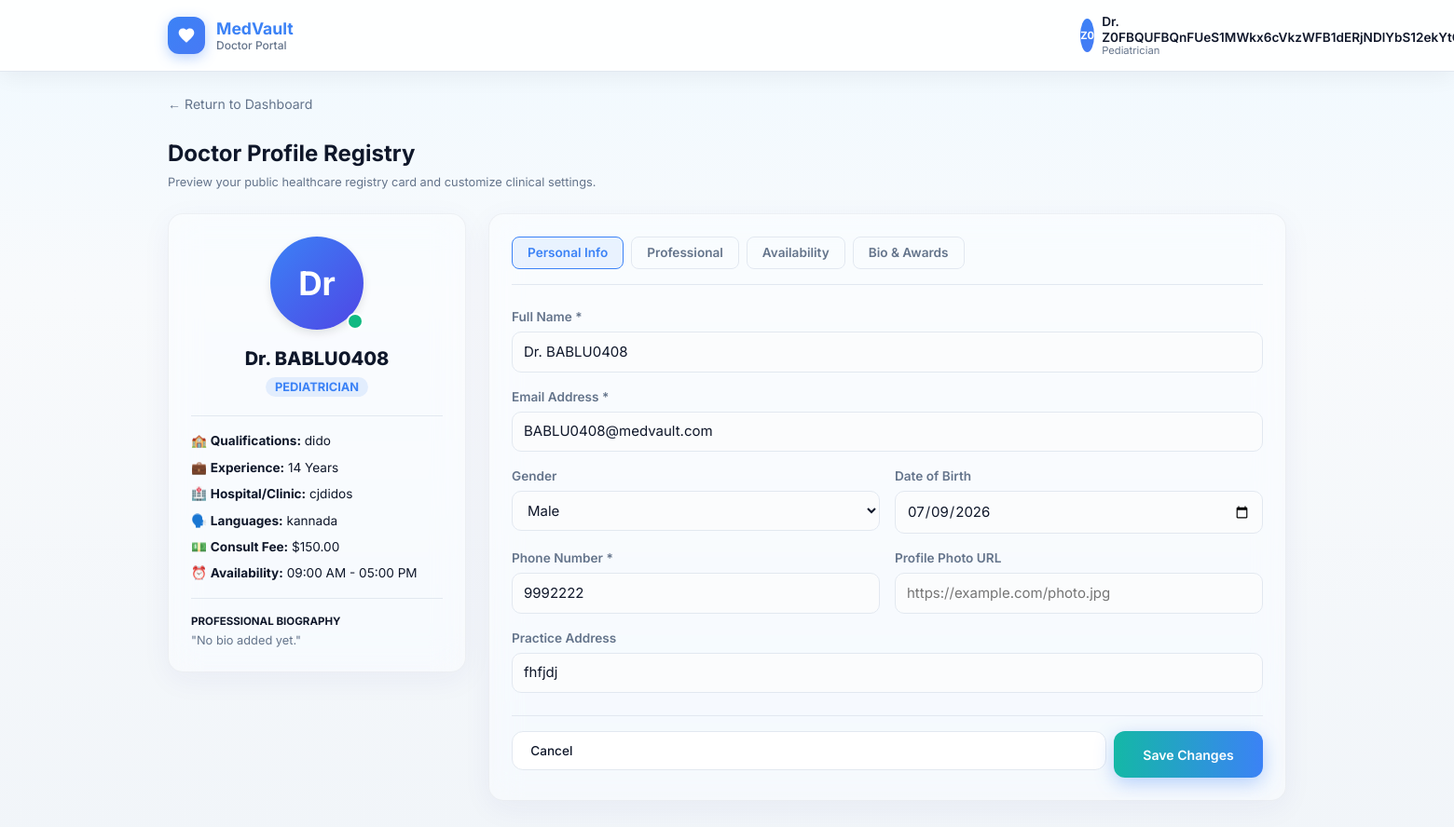
The page /doctor/profile (signed in) on the database its author committed.
### tables this page shows
CREATE TABLE doctor_profiles (
  user_id INTEGER PRIMARY KEY,
  full_name TEXT NOT NULL DEFAULT '',
  profile_photo TEXT NOT NULL DEFAULT '',
  gender TEXT NOT NULL DEFAULT '',
  dob TEXT NOT NULL DEFAULT '',
  phone TEXT NOT NULL DEFAULT '',
  email TEXT NOT NULL DEFAULT '',
  address TEXT NOT NULL DEFAULT '',
  city TEXT NOT NULL DEFAULT '',
  state TEXT NOT NULL DEFAULT '',
  country TEXT NOT NULL DEFAULT '',
  specialty TEXT NOT NULL DEFAULT '',
  sub_specialty TEXT NOT NULL DEFAULT '',
  registration_number TEXT NOT NULL DEFAULT '',
  medical_council TEXT NOT NULL DEFAULT '',
  years_experience INTEGER NOT NULL DEFAULT 0,
  highest_qualification TEXT NOT NULL DEFAULT '',
  college_university TEXT NOT NULL DEFAULT '',
  hospital_clinic TEXT NOT NULL DEFAULT '',
  position TEXT NOT NULL DEFAULT '',
  consultation_fee REAL NOT NULL DEFAULT 0.0,
  languages_spoken TEXT NOT NULL DEFAULT '',
  working_days TEXT NOT NULL DEFAULT '',
  consultation_hours TEXT NOT NULL DEFAULT '',
  timezone TEXT NOT NULL DEFAULT '',
  online_consultation INTEGER NOT NULL DEFAULT 0,
  offline_consultation INTEGER NOT NULL DEFAULT 0,
  bio TEXT NOT NULL DEFAULT '',
  expertise TEXT NOT NULL DEFAULT '',
  certifications TEXT NOT NULL DEFAULT '',
  awards TEXT NOT NULL DEFAULT '',
  FOREIGN KEY (user_id) REFERENCES "users_old"(id)
);

### app_pkg/routes/core.py (the view, shortened to what this page needs)
@core_bp.route("/doctor/profile", methods=["GET", "POST"])
@login_required
def doctor_profile():
    redir = _require_doctor()
    if redir:
        return redir
    db = get_db()
    theme = _portal_theme(current_user.id, current_user.username)
    row = db.execute("SELECT * FROM doctor_profiles WHERE user_id = ?", (current_user.id,)).fetchone()
    if not row:
        user_row = db.execute(
            "SELECT full_name, doctor_specialty, doctor_phone, doctor_clinic, doctor_bio FROM users WHERE id = ?",
            (current_user.id,)
        ).fetchone()
        if not user_row:
            flash("Account not found.")
            return redirect(url_for("auth.logout"))
        profile = {
            "full_name": decrypt_text(user_row["full_name"]),
            "profile_photo": "",
            "gender": "Female",
            "dob": "",
            "phone": decrypt_text(user_row["doctor_phone"]),
            "email": current_user.username + "@medvault.com",
            "address": "",
            "city": "",
            "state": "",
            "country": "",
            "specialty": (user_row["doctor_specialty"] or "").strip(),
            "sub_specialty": "",
            "registration_number": "",
            "medical_council": "",
            "years_experience": 0,
            "highest_qualification": "",
            "college_university": "",
            "hospital_clinic": decrypt_text(user_row["doctor_clinic"]),
            "position": "",
            "consultation_fee": 0.0,
            "languages_spoken": "",
            "working_days": "Monday,Tuesday,Wednesday,Thursday,Friday",
            "consultation_hours": "09:00 AM - 05:00 PM",
            "timezone": "IST",
            "online_consultation": 1,
            "offline_consultation": 1,
            "bio": decrypt_text(user_row["doctor_bio"]),
            "expertise": "",
            "certifications": "",
            "awards": ""
        }
    else:
        profile = dict(row)
    return render_template("doctor_profile.html", theme=theme, profile=profile)

### app_pkg/db.py (called while the page is built)
def get_db():
    if "db" not in g:
        if DATABASE_URL:
            import psycopg2
            pg_conn = psycopg2.connect(DATABASE_URL)
            g.db = PgConnection(pg_conn)
        else:
            conn = sqlite3.connect(current_app.config["DATABASE"])
            conn.row_factory = sqlite3.Row
            g.db = conn
    return g.db

### app_pkg/routes/auth.py (called while the page is built)
@login_manager.user_loader
def load_user(user_id: str):
    db = get_db()
    row = db.execute("SELECT id, username, portal_role FROM users WHERE id = ?", (user_id,)).fetchone()
    if not row:
        return None
    return User(row["id"], row["username"], row["portal_role"])

### app_pkg/routes/core.py (called while the page is built)
def _portal_role(user_id: int) -> str:
    db = get_db()
    row = db.execute("SELECT portal_role FROM users WHERE id = ?", (user_id,)).fetchone()
    if not row or not row["portal_role"]:
        return "patient"
    return str(row["portal_role"]).strip().lower() or "patient"

def _normalize_accent(raw: str) -> str:
    raw = (raw or "").strip()
    if re.fullmatch(r"#[0-9A-Fa-f]{6}", raw):
        return raw
    return "#3b82f6"

def _hex_to_rgb_css(hex_color: str) -> str:
    h = hex_color.lstrip("#")
    if len(h) != 6:
        return "59, 130, 246"
    try:
        r, g, b = int(h[0:2], 16), int(h[2:4], 16), int(h[4:6], 16)
        return f"{r}, {g}, {b}"
    except ValueError:
        return "59, 130, 246"

@core_bp.before_app_request
def check_onboarding():
    if current_user and current_user.is_authenticated:
        if request.path == "/logout" or request.endpoint in ("core.onboarding", "core.complete_onboarding", "auth.logout", "static") or (request.endpoint and request.endpoint.startswith("static")):
            return
        db = get_db()
        row = db.execute("SELECT onboarding_done, portal_role FROM users WHERE id = ?", (int(current_user.id),)).fetchone()
        if row and not row["onboarding_done"]:
            return redirect(url_for("core.onboarding"))

def _require_doctor():
    if _portal_role(current_user.id) != "doctor":
        flash("That area is for doctors only.")
        return redirect(url_for("core.index"))
    return None

### app_pkg/services/security.py (called while the page is built, shortened)
def _get_cipher() -> Fernet:
    key_from_env = os.environ.get("FERNET_KEY")
    if key_from_env:
        return Fernet(key_from_env.encode("utf-8"))

### templates/doctor_profile.html (shortened to what this page needs)
{% extends "base_doctor.html" %}
{% block content %}
<div class="dr-shell">
  <div style="margin-bottom: 1.5rem;">
    <a href="{{ url_for('core.doctor_dashboard') }}" class="dr-back-link">&larr; Return to Dashboard</a>
    <h1 class="dr-page-title" style="margin: 0.5rem 0 0;">Doctor Profile Registry</h1>
    <p class="dr-hint" style="margin: 0.2rem 0 0;">Preview your public healthcare registry card and customize clinical settings.</p>
  </div>
  <div style="display: grid; grid-template-columns: 320px 1fr; gap: 1.5rem; align-items: start; @media (max-width: 768px) { grid-template-columns: 1fr; }">
    <aside class="dr-panel" style="padding: 1.5rem; text-align: center; border-top: 4px solid var(--accent); background: var(--surface);">
      <div style="position: relative; display: inline-block; margin-bottom: 1rem;">
        {% if profile.profile_photo %}
          <img src="{{ profile.profile_photo }}" alt="Doctor Profile" style="width: 100px; height: 100px; border-radius: 50%; object-fit: cover; border: 3px solid var(--border); box-shadow: 0 4px 10px rgba(0,0,0,0.1);" />
        {% else %}
          <div style="width: 100px; height: 100px; border-radius: 50%; background: linear-gradient(135deg, var(--accent), #4f46e5); color: white; display: grid; place-items: center; font-size: 2.2rem; font-weight: bold; margin: 0 auto; box-shadow: 0 4px 10px rgba(0,0,0,0.1);">
            {{ profile.full_name[:2] }}
          </div>
        {% endif %}
        <span style="position: absolute; bottom: 0; right: 0; background: #10b981; border: 2px solid var(--surface); width: 14px; height: 14px; border-radius: 50%;" title="Active Practice Hours"></span>
      </div>
      <h2 style="margin: 0 0 0.25rem; font-size: 1.25rem; font-weight: 800; color: var(--text);">{{ profile.full_name }}</h2>
      <span style="font-size: 0.8rem; background: rgba(59, 130, 246, 0.12); color: var(--accent); padding: 0.2rem 0.6rem; border-radius: 9999px; font-weight: bold; text-transform: uppercase;">
        {{ profile.specialty }}
      </span>
      <div style="margin-top: 1.25rem; text-align: left; font-size: 0.85rem; color: var(--text); border-top: 1px solid var(--border); padding-top: 1rem; display: flex; flex-direction: column; gap: 0.5rem; line-height: 1.5;">
        <div>🏫 <strong>Qualifications:</strong> {{ profile.highest_qualification or "MD, MBBS" }}</div>
        <div>💼 <strong>Experience:</strong> {{ profile.years_experience or "0" }} Years</div>
        <div>🏥 <strong>Hospital/Clinic:</strong> {{ profile.hospital_clinic or "Not Configured" }}</div>
        <div>🗣️ <strong>Languages:</strong> {{ profile.languages_spoken or "English" }}</div>
        <div>💵 <strong>Consult Fee:</strong> ${{ "{:,.2f}".format(profile.consultation_fee or 0) }}</div>
        <div>⏰ <strong>Availability:</strong> {{ profile.consultation_hours or "Not Scheduled" }}</div>
      </div>
      <div style="margin-top: 1rem; text-align: left; font-size: 0.8rem; color: var(--text-muted); border-top: 1px solid var(--border); padding-top: 1rem; line-height: 1.4;">
        <span style="font-weight: 700; color: var(--text); display: block; margin-bottom: 0.25rem; text-transform: uppercase; font-size: 0.72rem;">Professional Biography</span>
        "{{ profile.bio or 'No bio added yet.' }}"
      </div>
    </aside>
    <main>
      <form method="post" class="dr-panel" style="padding: 1.5rem; display: flex; flex-direction: column; gap: 1.5rem; background: var(--surface);">
        <div style="display: flex; gap: 0.5rem; border-bottom: 1px solid var(--border); padding-bottom: 0.5rem; overflow-x: auto;">
          <button type="button" onclick="switchProfileTab('personal')" class="dr-btn-outline tab-btn active-tab" id="tab_personal" style="width: auto; padding: 0.4rem 1rem; border-radius: 8px;">Personal Info</button>
          <button type="button" onclick="switchProfileTab('professional')" class="dr-btn-outline tab-btn" id="tab_professional" style="width: auto; padding: 0.4rem 1rem; border-radius: 8px;">Professional</button>
          <button type="button" onclick="switchProfileTab('availability')" class="dr-btn-outline tab-btn" id="tab_availability" style="width: auto; padding: 0.4rem 1rem; border-radius: 8px;">Availability</button>
          <button type="button" onclick="switchProfileTab('achievements')" class="dr-btn-outline tab-btn" id="tab_achievements" style="width: auto; padding: 0.4rem 1rem; border-radius: 8px;">Bio &amp; Awards</button>
        </div>
        <fieldset id="sect_personal" style="border: none; padding: 0; margin: 0; display: flex; flex-direction: column; gap: 1rem;">
          <div>
            <label class="dr-label-full" for="full_name">Full Name *</label>
            <input class="dr-input" id="full_name" name="full_name" required minlength="2" maxlength="120" value="{{ profile.full_name }}" placeholder="Dr. Jane Smith" />
          </div>
          <div>
            <label class="dr-label-full" for="email">Email Address *</label>
            <input class="dr-input" id="email" name="email" type="email" required value="{{ profile.email }}" />
          </div>
          <div style="display: grid; grid-template-columns: 1fr 1fr; gap: 1rem;">
            <div>
              <label class="dr-label-full" for="gender">Gender</label>
              <select class="dr-input" id="gender" name="gender">
                <option value="Male" {% if profile.gender == "Male" %}selected{% endif %}>Male</option>
              </select>
            </div>
            <div>
              <label class="dr-label-full" for="dob">Date of Birth</label>
              <input class="dr-input" id="dob" name="dob" type="date" value="{{ profile.dob }}" />
            </div>
          </div>
          <div style="display: grid; grid-template-columns: 1fr 1fr; gap: 1rem;">
            <div>
              <label class="dr-label-full" for="phone">Phone Number *</label>
              <input class="dr-input" id="phone" name="phone" type="tel" required value="{{ profile.phone }}" />
            </div>
            <div>
              <label class="dr-label-full" for="profile_photo">Profile Photo URL</label>
              <input class="dr-input" id="profile_photo" name="profile_photo" type="url" value="{{ profile.profile_photo }}" placeholder="https://example.com/photo.jpg" />
            </div>
          </div>
          <div>
            <label class="dr-label-full" for="address">Practice Address</label>
            <input class="dr-input" id="address" name="address" value="{{ profile.address }}" />
          </div>
        </fieldset>
            {% set days = profile.working_days.split(',') %}
        <div style="display: flex; gap: 0.5rem; justify-content: flex-end; border-top: 1px solid var(--border); padding-top: 1rem;">
          <a href="{{ url_for('core.doctor_dashboard') }}" class="dr-btn-outline" style="text-decoration: none; padding: 0.6rem 1.2rem;">Cancel</a>
          <button type="submit" class="dr-btn-gradient dr-btn-gradient--inline">Save Changes</button>
        </div>
      </form>
    </main>
  </div>
</div>
{% endblock %}

### templates/base_doctor.html (shortened to what this page needs)
<!doctype html>
<html lang="en">
  <head>
    <link rel="stylesheet" href="{{ url_for('static', filename='doctor.css') }}" />
  </head>
  <body
    class="dr-portal"
    data-portal="doctor"
    data-theme="{{ theme.mode }}"
    style="--accent: {{ theme.accent }}; --accent-rgb: {{ theme.accent_rgb }};"
  >
    <header class="dr-topbar">
      <div class="dr-topbar-inner">
        <a href="{{ url_for('core.doctor_dashboard') if theme.portal_role == 'doctor' else url_for('core.dashboard') }}" class="dr-brand">
          <span class="dr-brand-logo" aria-hidden="true">
            <svg viewBox="0 0 24 24" width="20" height="20" fill="currentColor">
              <path d="M12 21.35l-1.45-1.32C5.4 15.36 2 12.28 2 8.5 2 5.42 4.42 3 7.5 3c1.74 0 3.41.81 4.5 2.09C13.09 3.81 14.76 3 16.5 3 19.58 3 22 5.42 22 8.5c0 3.78-3.4 6.86-8.55 11.54L12 21.35z" />
            </svg>
          </span>
          <span class="dr-brand-text">
            <span class="dr-brand-name">MedVault</span>
            <span class="dr-brand-sub">{{ theme.portal_label }}</span>
          </span>
        </a>
        <div class="dr-topbar-actions">
          <div class="dr-profile-wrap">
            <button
              type="button"
              class="dr-profile-trigger"
              id="dr-profile-btn"
              aria-expanded="false"
              aria-haspopup="true"
              aria-label="Open account menu"
            >
              <span class="dr-avatar">{{ theme.initials }}</span>
              <span class="dr-user-meta">
                <span class="dr-user-name">{{ theme.display_name }}</span>
                <span class="dr-user-role">{{ theme.specialty }}</span>
              </span>
            </button>
          </div>
        </div>
      </div>
    </header>
    <main class="dr-main">
      {% block content %}{% endblock %}
    </main>
  </body>
</html>

### templates/doctor_profile.html (style rules this page uses)
.tab-btn { border-color: var(--border) !important; background: transparent !important; color: var(--text-muted) !important; font-weight: 600; }
.tab-btn.active-tab { border-color: var(--accent) !important; background: color-mix(in srgb, var(--accent) 8%, transparent) !important; color: var(--accent) !important; }

### rows shown on the page
doctor_profiles: specialty "Pediatrician", full_name "Dr", full_name "Dr. BABLU0408", specialty "PEDIATRICIAN", highest_qualification "dido", years_experience "14", hospital_clinic "cjdidos", languages_spoken "kannada", consultation_fee "150.00", consultation_hours "09:00 AM - 05:00 PM", bio "No bio added yet.", email "BABLU0408@medvault.com", gender "Male", dob "07/09/2026", phone "9992222", address "fhfjdj"

### other values the page prints
{{ theme.portal_label }} "Doctor Portal"
{{ theme.initials }} "Z0"
{{ theme.display_name }} "Dr.…"
